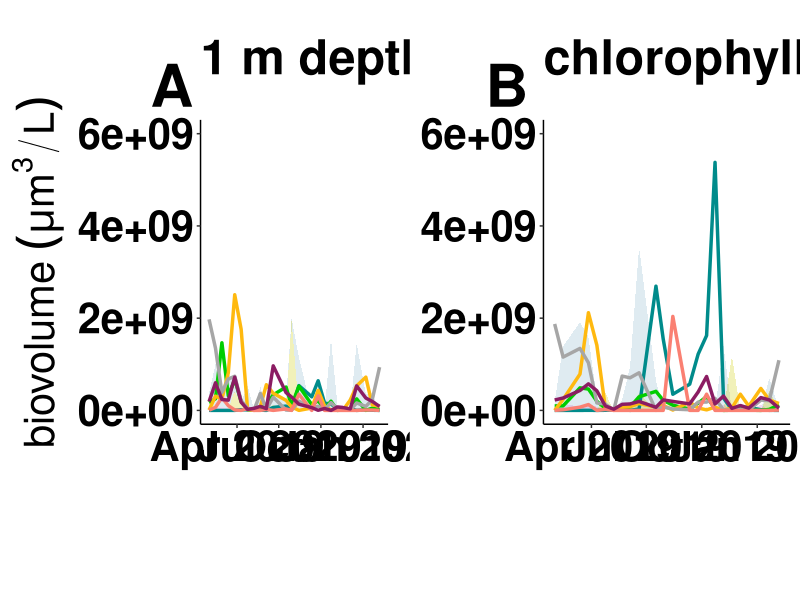

Here is the R script that generated this plot:
## ---- chunk 1
knitr::opts_chunk$set(echo = TRUE)

#loading packages

library(readr)
library(here)
library(ggplot2)
library(reshape2)
library(cowplot)

Sys.setlocale("LC_ALL", "English")

#Import biovolume data

phyto_zoo_bioVolume <- read.csv(here("01_Data","phyto_microzooplankton_biovolume_ROT19.csv"), header = TRUE , sep = ";" , stringsAsFactors = FALSE, na.strings = "#NV")

#note: data frame includes two different depths: surface water (A) and chlorophyll maximum depth (B)

#separating surface water and chlorophyll maximum depth

phytoBio_surface <- phyto_zoo_bioVolume[1:25,2:7]
zooBio_surface <- phyto_zoo_bioVolume[1:25,8:10]


phytoBio_chlorMax <- phyto_zoo_bioVolume[26:49,2:7]
zooBio_chlorMax <- phyto_zoo_bioVolume[26:49,8:10]



#setting dates
dates_surface <- c("2019-01-30", "2019-02-13", "2019-02-27", "2019-03-13" , "2019-03-27", "2019-04-10" ,"2019-04-24" ,"2019-05-08",
            "2019-05-22", "2019-06-04" ,"2019-06-19", "2019-07-17" , "2019-07-29", "2019-08-14",
            "2019-09-11", "2019-09-25", "2019-10-09", "2019-10-23", "2019-11-06", "2019-11-20", 
            "2019-12-04", "2019-12-18",
            "2020-01-07", "2020-01-21", "2020-02-06")

rownames(phytoBio_surface) <- dates_surface
rownames(zooBio_surface) <- dates_surface


phytoBio_surface$date <- as.Date(rownames(phytoBio_surface), "%Y-%m-%d")
zooBio_surface$date <- as.Date(rownames(zooBio_surface), "%Y-%m-%d")


Phyto_surface <- melt(phytoBio_surface, id.vars="date", measure.vars = c("cyanobacteria_um3L",  "green.algae_um3L", "Chrysophyta_um3L",
                                                            "Diatoms_um3L", "Dinoflagellates_um3L", "Cryptophyceae_um3L"))

Zoo_surface  <- melt(zooBio_surface, id.vars="date", measure.vars = c("Ciliata_um3L","Rotifera_um3L", "Gymnodinium_helveticum_um3L"))



dates_chlorMax <- c("2019-01-30", "2019-02-13",  "2019-03-13" , "2019-03-27", "2019-04-10" ,"2019-04-24" ,"2019-05-08",
            "2019-05-22", "2019-06-04" ,"2019-06-19", "2019-07-17" , "2019-07-29", "2019-08-14",
            "2019-09-11", "2019-09-25", "2019-10-09", "2019-10-23", "2019-11-06", "2019-11-20", 
            "2019-12-04", "2019-12-18",
            "2020-01-07", "2020-01-21", "2020-02-06")                              

rownames(phytoBio_chlorMax) <- dates_chlorMax
rownames(zooBio_chlorMax) <- dates_chlorMax

phytoBio_chlorMax$date <- as.Date(rownames(phytoBio_chlorMax), "%Y-%m-%d")
zooBio_chlorMax$date <- as.Date(rownames(zooBio_chlorMax), "%Y-%m-%d")


Phyto_chlorMax <- melt(phytoBio_chlorMax, id.vars="date", measure.vars = c("cyanobacteria_um3L",  "green.algae_um3L", "Chrysophyta_um3L",
                                                            "Diatoms_um3L", "Dinoflagellates_um3L", "Cryptophyceae_um3L"))

Zoo_chlorMax <- melt(zooBio_chlorMax, id.vars="date", measure.vars = c("Ciliata_um3L","Rotifera_um3L", "Gymnodinium_helveticum_um3L"))

## ---- chunk 2

#Fig. 3

##surface water

pbioVol_surface <-ggplot()+
  ggtitle("1 m depth", subtitle= "1 m depth")+
  geom_area(data=Zoo_surface, aes(x = date, y=value, fill= variable), alpha=0.275)+
  geom_line(data=Phyto_surface, aes(x = date, y=value, color= variable),linewidth=1.175)+
  annotate("text",y= 7.05e+09, x= as.Date("2018-11-10"),label="A", size=15, fontface=2, color="black")+
  coord_cartesian(ylim=c(0,6e+09), x=as.Date(c("2019-01-30", "2020-02-06")),clip="off")+
  scale_fill_manual(labels= c(Gymnodinium_helveticum_um3L= expression(italic("Gymnodinium helveticum")), 
                              Ciliata_um3L="Ciliata", Rotifera_um3L= "Rotifera"),
                    values=c(Gymnodinium_helveticum_um3L= "orchid", Ciliata_um3L= "lightskyblue3", Rotifera_um3L= "yellow3"),
                    name= "microzooplankton",
                    breaks= c("Ciliata_um3L", "Gymnodinium_helveticum_um3L", "Rotifera_um3L"))+
  scale_color_manual(labels=c(cyanobacteria_um3L=expression(italic("Cyanophyceae")), 
                              green.algae_um3L= "green algae", 
                              Chrysophyta_um3L= expression(italic("Chrysophyceae")), 
                              Diatoms_um3L= expression(italic("Bacillariophyceae")),  
                              Dinoflagellates_um3L= expression(italic("Dinophyceae")), 
                              Cryptophyceae_um3L= expression(italic("Cryptophyceae"))), 
                     values= c(cyanobacteria_um3L="cyan4", green.algae_um3L="green3", Chrysophyta_um3L="darkgoldenrod1",
                               Diatoms_um3L= "gray65" , Dinoflagellates_um3L= "salmon", Cryptophyceae_um3L= "maroon4"),
                     name= "phytoplankton",
                     breaks= c("Diatoms_um3L", "Chrysophyta_um3L","Cryptophyceae_um3L", "cyanobacteria_um3L", 
                               "Dinoflagellates_um3L", "green.algae_um3L"))+
  ylab(expression("biovolume"~(mu*m^{3}/L))) + xlab(NULL)+ 
  theme(axis.line = element_line(colour = "black"),
        panel.background = element_blank(),
        panel.border = element_blank(),
        axis.text.x = element_text(face='bold', color="black", size=30),
        axis.text.y = element_text(face='bold', color='black', size=30),
        legend.position= "none",
        plot.title = element_text(color="black", face='bold', size=35),
        plot.subtitle = element_text(color="white", size=15),
        strip.placement = "outside",
        strip.background = element_blank(),
        axis.title.y = element_text(color='black', size = 30),
        plot.margin = unit(c(1,0.55,0.25,0.3), "cm"))

plegend <- get_legend(pbioVol_surface+ theme(legend.title = element_text(size=30, face= "bold"),
                             legend.position= "bottom",
                             legend.background=element_blank(),
                             legend.key=element_rect(fill="white"),
                             legend.box.background= element_rect(fill= "white", color="black"),
                             legend.text=element_text(size=30))+
                             guides(colour = guide_legend(title.position="top", override.aes = list(linewidth=3), nrow=2),
                                    linetype = guide_legend(override.aes = list(size = 4)),
                                    fill=guide_legend(title.position="top")))

##chlorophyll maximum depth

pbioVol_chlorMax <- ggplot()+
  ggtitle("chlorophyll maximum depth", subtitle= "chlorophyll maximum depth")+
  geom_area(data=zooBio_chlorMax, aes(x = date, y=Gymnodinium_helveticum_um3L), fill="orchid" , alpha=0.275)+
  geom_area(data=zooBio_chlorMax, aes(x = date, y=Ciliata_um3L), fill="lightskyblue3" , alpha=0.275)+
  geom_area(data=zooBio_chlorMax, aes(x = date, y=Rotifera_um3L), fill="yellow3" , alpha=0.275)+  
  geom_line(data=phytoBio_chlorMax, aes(x = date, y=cyanobacteria_um3L),color="cyan4", linewidth=1.175)+
  geom_line(data=phytoBio_chlorMax, aes(x = date, y=green.algae_um3L),color="green3", linewidth=1.175)+
  geom_line(data=phytoBio_chlorMax, aes(x = date, y=Chrysophyta_um3L),color="darkgoldenrod1", linewidth=1.175)+
  geom_line(data=phytoBio_chlorMax, aes(x = date, y=Diatoms_um3L),color="gray65", linewidth=1.175)+
  geom_line(data=phytoBio_chlorMax, aes(x = date, y=Dinoflagellates_um3L),color="salmon", linewidth=1.175)+
  geom_line(data=phytoBio_chlorMax, aes(x = date, y=Cryptophyceae_um3L),color="maroon4", linewidth=1.175)+
  annotate("text",y= 7.05e+09, x= as.Date("2018-11-12"),label="B", size=15, fontface=2, color="black")+
  coord_cartesian(ylim=c(0,6e+09), x=as.Date(c("2019-01-30", "2020-02-06")),clip="off")+
  ylab(NULL) + xlab(NULL)+ 
  theme(axis.line = element_line(colour = "black"),
        panel.background = element_blank(),
        axis.text.x = element_text(face='bold', color='black', size=30),
        axis.text.y = element_text(face='bold', color='black', size=30),
        legend.position= "none",
        plot.title = element_text(color="black", face='bold', size=35),
        plot.subtitle = element_text(color="white", size=15),
        strip.placement = "outside",
        strip.background = element_blank(),
        axis.title.y = element_text(color='black', size = 30),
        plot.margin = unit(c(1,0.25,0.25,0.25), "cm"))+
  guides(fill = guide_legend(title.position="top"))

pbioVol <- plot_grid(pbioVol_surface, pbioVol_chlorMax, ncol=2, rel_widths =c(1.05,1), align="h", axis="lr") 

Fig3 <- plot_grid(pbioVol, plegend, ncol=1, rel_heights=c(1,0.25)) 

## ---- chunk 3

Fig3 <- plot_grid(pbioVol, plegend, ncol=1, rel_heights=c(1,0.25)) 

plot(Fig3)


